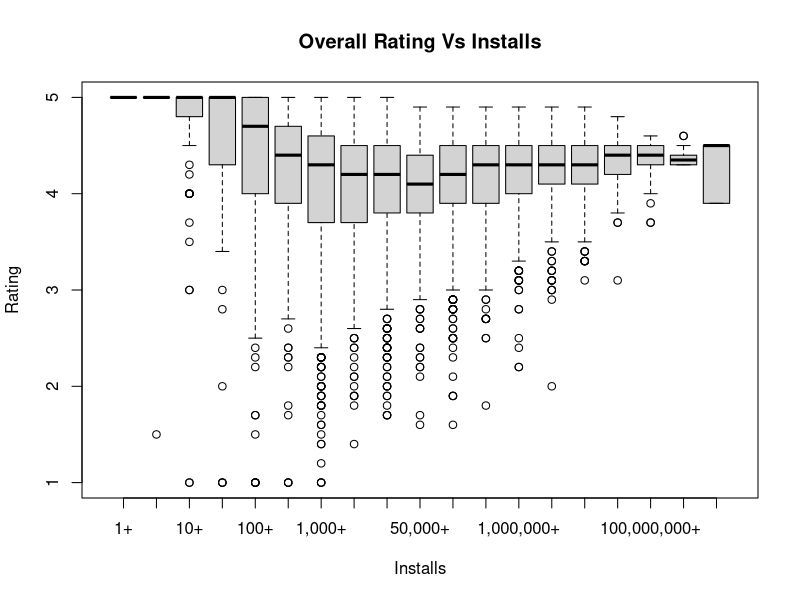
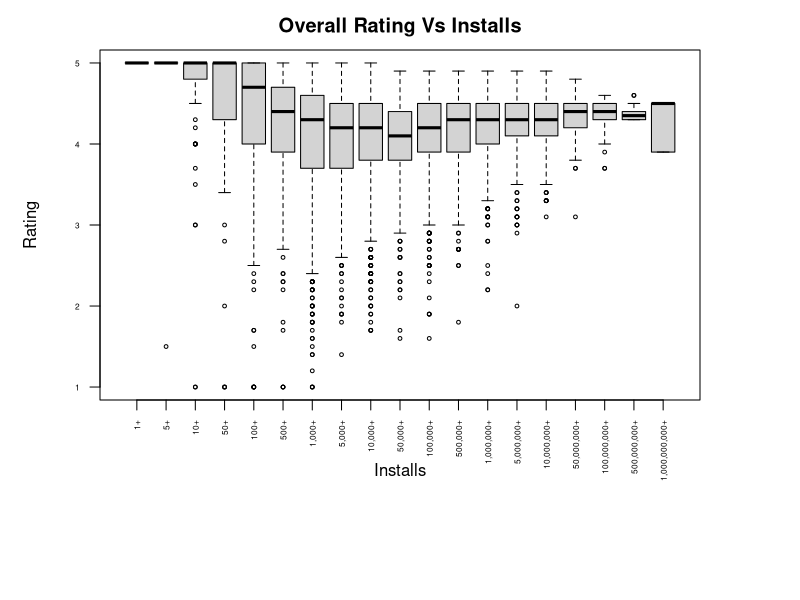
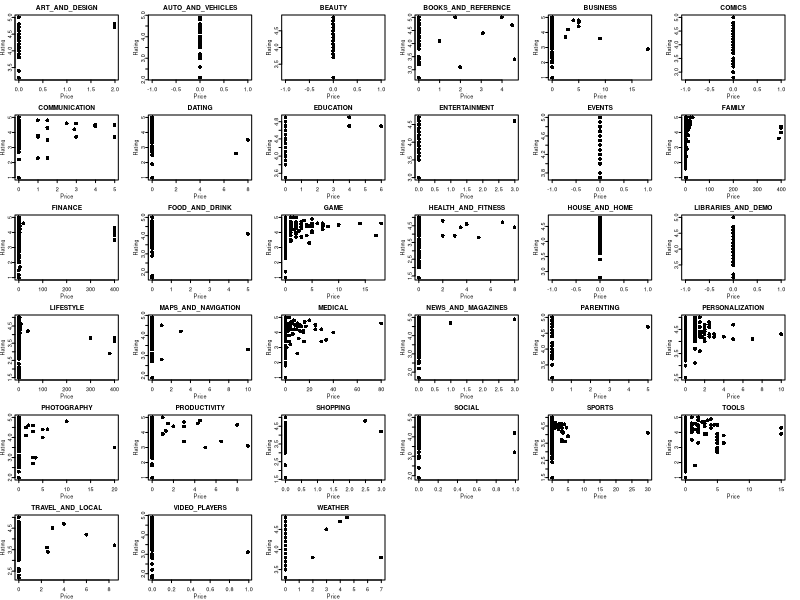

These figures' R source, in order:
## ---- chunk 1
apps<-read.csv("apps.csv", header = T)
apps$Reviews<-as.numeric(apps$Reviews)
apps$Installs<-factor(apps$Installs, level= c("1+", "5+", "10+", "50+", "100+", "500+", "1,000+", "5,000+", "10,000+", "50,000+", "100,000+", "500,000+", "1,000,000+","5,000,000+","10,000,000+","50,000,000+", "100,000,000+", "500,000,000+", "1,000,000,000+"))
head(apps)
## ---- chunk 2
# code goes here
dim(apps)
## ---- chunk 3
# code goes here
library(plyr)
alply(apps, 2, summary)
## ---- chunk 4
# code goes here
plot(apps$Installs, apps$Rating, xlab="Installs", ylab="Rating", main="Overall Rating Vs Installs")

par(mfrow=c(1,1), mai=c(2, 1,0.5,1))
plot(apps$Installs, apps$Rating,xlab="Installs", ylab="Rating", main="Overall Rating Vs Installs", las=2, cex=0.5, cex.axis=0.5)
## ---- chunk 5
#code goes here
myplot<-function(apps.subset) {
  plot(apps.subset$Price, apps.subset$Rating, xlab="Price", ylab="Rating", pch=16,lwd=0.8,
       main=unique(apps.subset$Category), cex=0.8, cex.axis=0.5, cex.main=0.6, cex.lab=0.5,
       tcl=-0.2, mgp = c(0.6, 0.05, 0.0))
}
par(mfrow=c(6,6), mai=c(0.2, 0.15, 0.15, 0.15))
d_ply(apps, .(Category), myplot)
## ---- chunk 6
rollCall274<-readLines("Roll_Call_274.xml")
## ---- chunk 7
# code goes here
length(rollCall274)
## ---- chunk 8
# code goes here
voteline_exp<-"^(<recorded-vote>)"
vote_lines<-grep(voteline_exp, rollCall274)
all_votes<-rollCall274[vote_lines]
## ---- chunk 9
# code goes here
id_exp<-"name-id=\"[A-Z][0-9]{6}\""
id.locations <- gregexpr(id_exp, all_votes)
id<- regmatches(all_votes, id.locations)
id<-substring(id, first = 10, last = nchar(id)-1)
## ---- chunk 10
# code goes here
name_exp<-"unaccented-name=\"[a-zA-z]+.+\"\\sparty"
name.locations<-gregexpr(name_exp, all_votes)
name<-regmatches(all_votes, name.locations)
name<-substring(name, first = 18, last = nchar(name)-7)
## ---- chunk 11
# code goes here
party_exp<-"party=\"[RD]\""
party.locations<-gregexpr(party_exp, all_votes)
party<-regmatches(all_votes, party.locations)
party<-substring(party, first = 8, last = 8)
## ---- chunk 12
# code goes here
state_exp<-"state=\"[A-Z]{2}\""
state.locations<-gregexpr(state_exp, all_votes)
state<-regmatches(all_votes, state.locations)
state<-substring(state, first = 8, last = nchar(state)-1)
## ---- chunk 13
# code goes here
vote_exp<-"<vote>[a-zA-z]+(\\s[a-zA-z]+)*</vote>"
vote.locations<-gregexpr(vote_exp, all_votes)
vote<-regmatches(all_votes, vote.locations)
vote<-substring(vote, first = 7, last = nchar(vote)-7)
## ---- chunk 14
# code goes here
vote<-as.factor(vote)
table(vote)
numeric.vote<-rep(-1, length(vote))
numeric.vote[vote=="Aye"]=1
numeric.vote[vote=="No"]=0
## ---- chunk 15
# code goes here
rollCall274<-data.frame(name, state, party, vote, numeric.vote)
rownames(rollCall274)<-id
head(rollCall274, n=10)
## ---- chunk 16
strikes<-read.csv("strikes.csv", header = T)
italy.strikes<-strikes[strikes$country == "Italy", ]
dim(italy.strikes)
lm.fit<- lm(strike.volume ~ left.parliament, data = italy.strikes)
round(lm.fit$coefficients,3)
## ---- chunk 17
B=100
b.beta<-rep(0, B)
for(b in 1:B) {
  index<-sample.int(35, 35, replace = T)
  temp.sample<-italy.strikes[index,]
  temp.fit<-lm(strike.volume ~ left.parliament, data =temp.sample)
  b.beta[b]<-temp.fit$coefficients[2]
}
b.sd<-sd(b.beta)
## ---- chunk 18
# The lower bound of the confidence interval
2*lm.fit$coefficients[2]- quantile(b.beta, probs= 0.975)
# The upper bound of the confidence interval
2*lm.fit$coefficients[2]- quantile(b.beta, probs= 0.025)
